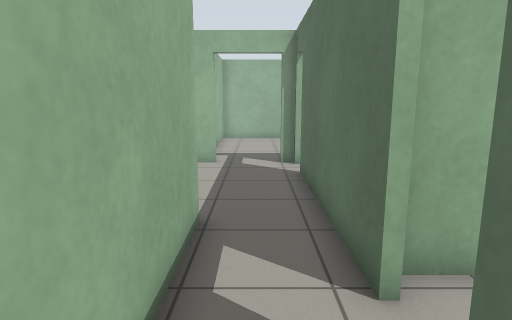
view 1 (above)

21 first-person views from a walk through a Gazebo world. The camera is 1.2 m above the floor, tilts 10° down and sees 75° across. The floor is counted in squares, 0.5 m on a side. Each view is taken from the middle of a square. On the plan, view 1 faces up. The plan holds only what a view shows up to about 19 squares ahead; the rest is blank. The place goes on beyond the plan.

view 2
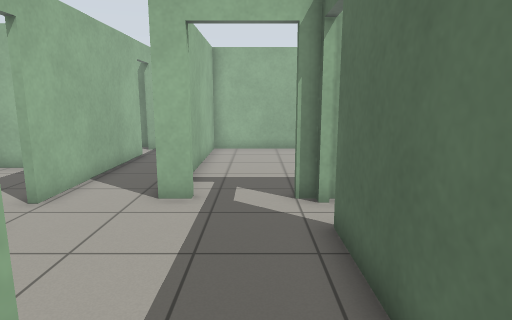

view 3
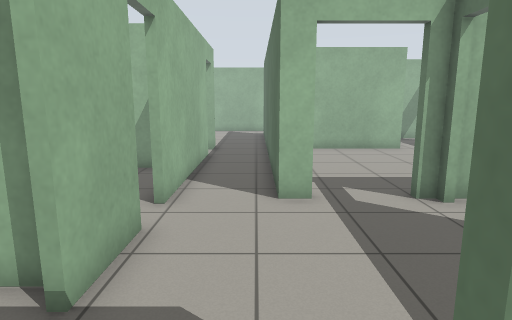

view 4
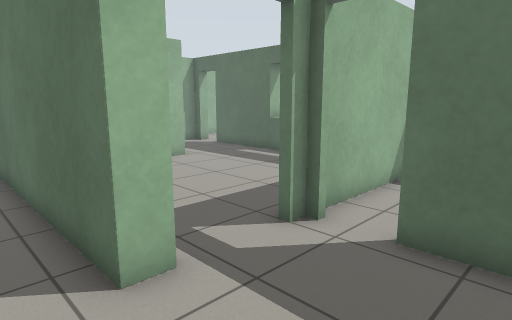

view 5
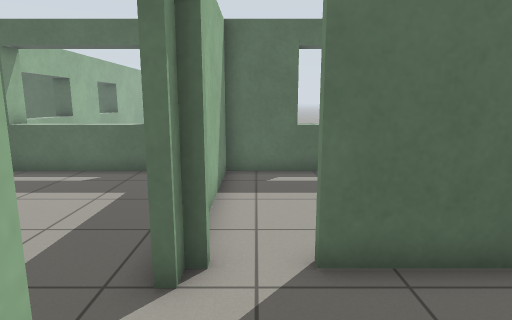

view 6
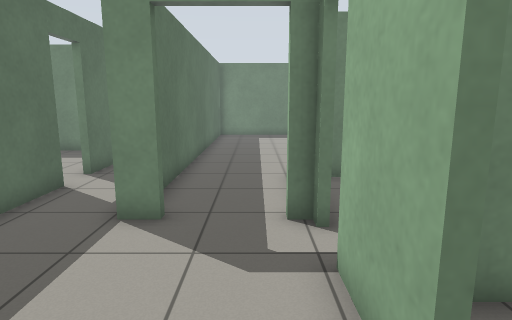

view 7
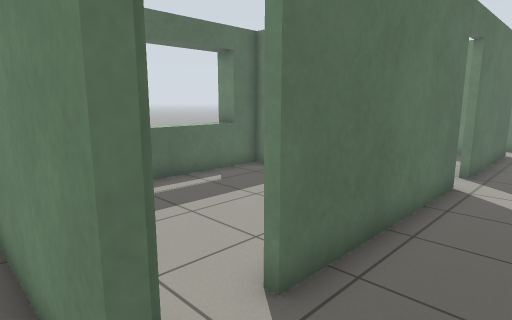

view 8
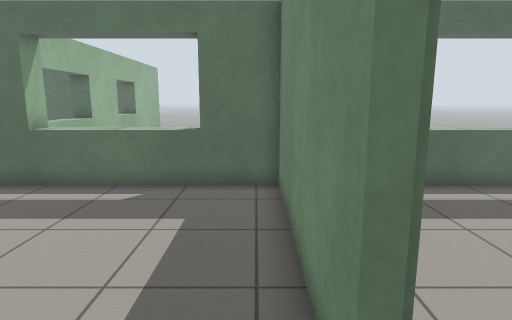

view 9
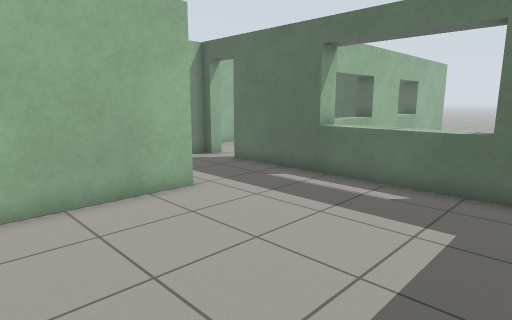

view 10
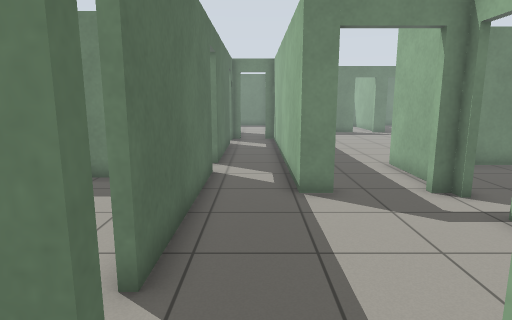

view 11
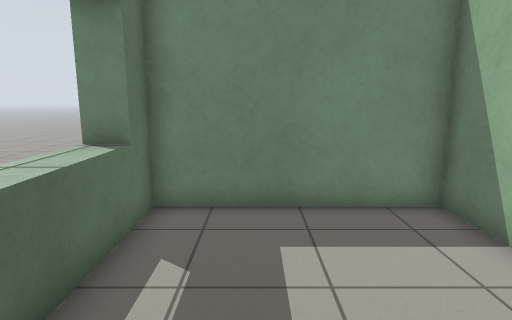

view 12
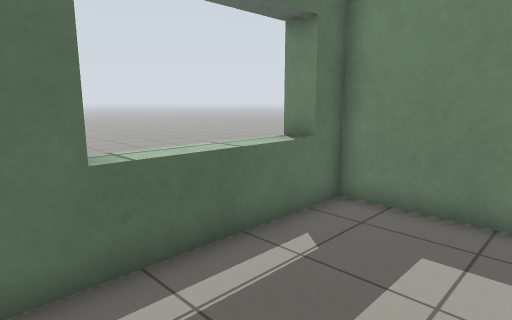

view 13
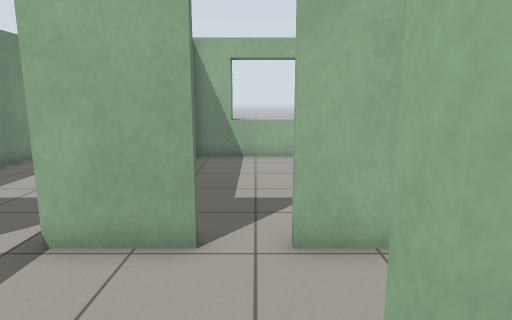

view 14
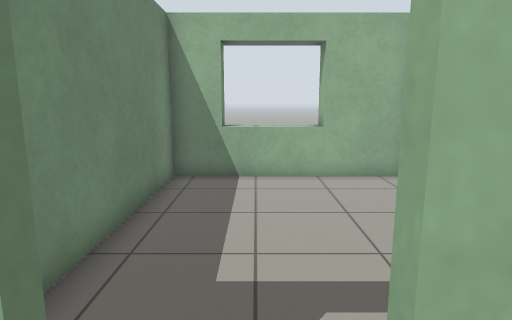

view 15
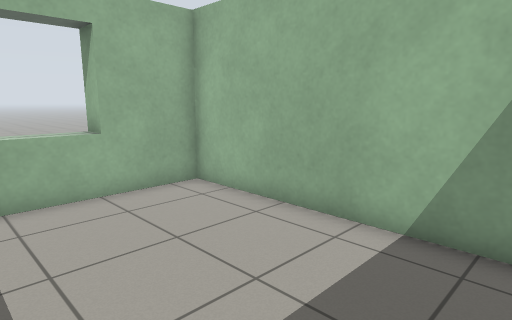

view 16
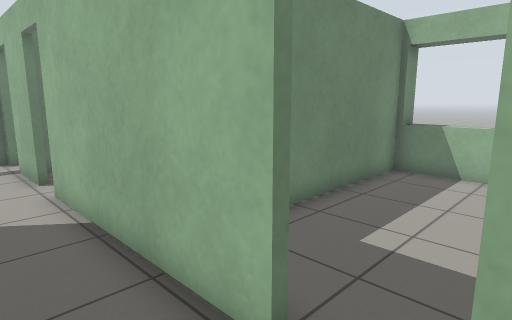

view 17
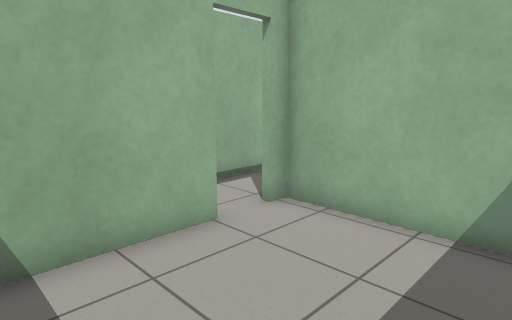

view 18
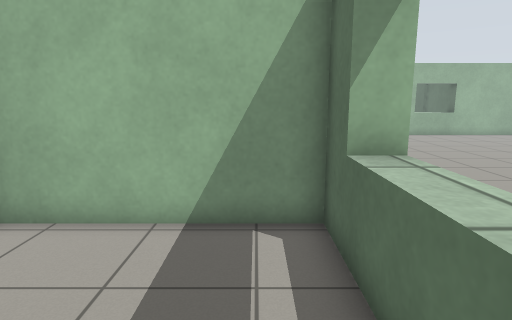

view 19
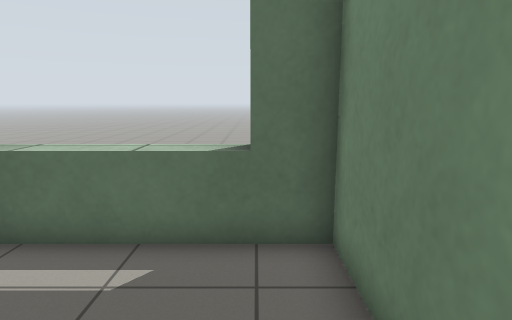

view 20
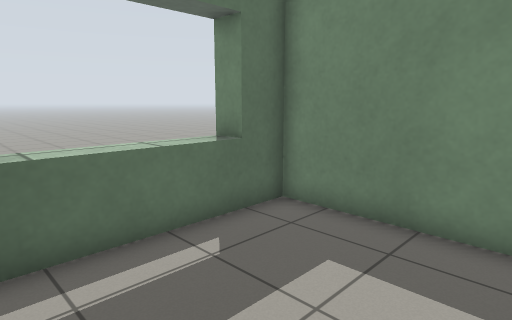

view 21
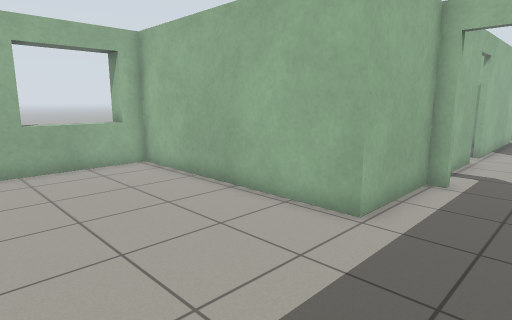

### Floor plan
Ten units are one square. View 1 is at (0, 0); x grows to the right and y downward. Boxes are objects, and circles mark ways between rooms. Rooms are numbered by the first view taken in them; rooms with no view inside come last. Other rooms are left out.
<svg viewBox="-151 -250 239 300">
<path fill="none" stroke="#000" d="M-15 -130 -24 -130 -24 -239M-52 -111 -52 -84M15 -130 9 -130M-52 -201 -52 -125M-52 -70 -52 -65M-21 -65 -11 -65 -11 45M-52 -227 -52 -216M15 -37 15 -110M15 41 15 -21M-15 45 -15 -41M-52 -62 -52 -23 -146 -23 -146 25M45 -220 -21 -220 -21 -160M9 -133 83 -133 83 -245M18 -69 18 -46 83 -46 83 -130 17 -130M-62 -170 -146 -170 -146 -93 -58 -93M18 -21 18 15M30 33 83 33 83 -43 18 -43"/>
<circle cx="-30" cy="-60" r="3" fill="#2a7"/>
<circle cx="0" cy="-130" r="3" fill="#2a7"/>
<circle cx="20" cy="-115" r="3" fill="#2a7"/>
<circle cx="-50" cy="-115" r="3" fill="#2a7"/>
<circle cx="20" cy="-25" r="3" fill="#2a7"/>
<text x="-40" y="-140">1</text>
<text x="-70" y="10">2</text>
<text x="30" y="-180">3</text>
<text x="50" y="-90">4</text>
<text x="-100" y="-130">5</text>
<text x="50" y="-10">6</text>
</svg>
Room 1 opens to room 2. Room 1 opens to room 3. Room 1 opens to room 4. Room 1 opens to room 5. Room 1 opens to room 6.

Where each view was taken, in squares from view 1:
view 1: 0 up, 0 right, facing up
view 2: 5 up, 0 right, facing up
view 3: 5 up, 3 left, facing up
view 4: 9 up, 4 left, facing up-right
view 5: 12 up, 3 left, facing right
view 6: 13 up, 4 left, facing down
view 7: 14 up, 1 left, facing down-right
view 8: 14 up, 1 left, facing right
view 9: 14 up, 1 left, facing up-right
view 10: 15 up, 0 right, facing down
view 11: 12 up, 6 right, facing down
view 12: 12 up, 4 right, facing down-right
view 13: 12 up, 0 right, facing left
view 14: 12 up, 4 left, facing left
view 15: 11 up, 6 left, facing up-left
view 16: 22 up, 3 left, facing down-left
view 17: 2 down, 7 right, facing up-left
view 18: 2 down, 7 right, facing up
view 19: 2 down, 3 right, facing right
view 20: 3 up, 3 right, facing down-right
view 21: 4 down, 2 left, facing up-left
